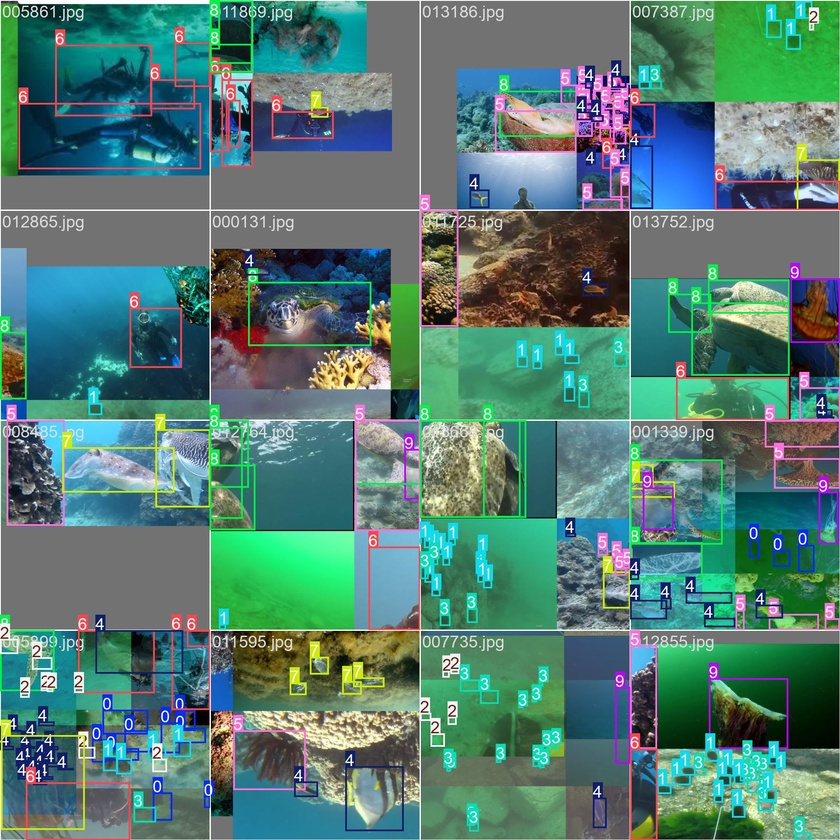
#> input picture notebooks/runs/ruod/yolov8m_raw/train_batch0.jpg, 840 x 840 px, shrunk from 1920 x 1920 before the run
$ python eval_rcc_wrcc.py --val_dir notebooks/runs/ruod/yolov8m_raw   (older library calls are emulated)
#> lines starting #> are read from the running program, lines starting #| are printed output that depends on the picture
### src/color_correction/rcc_wrcc.py
from typing import Tuple
import cv2
import numpy as np

def to_float_rgb(img: np.ndarray) -> np.ndarray:
    img = img.astype(np.float32)
    if img.max() > 1.5:  # likely [0,255]
        img = img / 255.0
    img = np.clip(img, 0.0, 1.0)
    return img


def from_float_rgb(img: np.ndarray) -> np.ndarray:
    img = np.clip(img * 255.0, 0.0, 255.0)
    return img.astype(np.uint8)

def guided_filter(I: np.ndarray, p: np.ndarray, r: int, eps: float) -> np.ndarray:
    ksize: Tuple[int, int] = (2 * r + 1, 2 * r + 1)

    mean_I = cv2.boxFilter(I, ddepth=-1, ksize=ksize, normalize=True)
    mean_p = cv2.boxFilter(p, ddepth=-1, ksize=ksize, normalize=True)
    mean_Ip = cv2.boxFilter(I * p, ddepth=-1, ksize=ksize, normalize=True)

    cov_Ip = mean_Ip - mean_I * mean_p

    mean_II = cv2.boxFilter(I * I, ddepth=-1, ksize=ksize, normalize=True)
    var_I = mean_II - mean_I * mean_I

    a = cov_Ip / (var_I + eps)
    b = mean_p - a * mean_I

    mean_a = cv2.boxFilter(a, ddepth=-1, ksize=ksize, normalize=True)
    mean_b = cv2.boxFilter(b, ddepth=-1, ksize=ksize, normalize=True)

    q = mean_a * I + mean_b
    return q

# RCC
# [15 lines left out: function rcc_rgb, not called in this run]

# WRCC
def wrcc_rgb(
    image_rgb: np.ndarray,
    alpha: float = 1.2,
    window_size: int = 9,
    guided_radius: int = 8,
    guided_eps: float = 1e-3,
    eps: float = 1e-6,
) -> np.ndarray:
    img = to_float_rgb(image_rgb)

    R = img[..., 0]
    G = img[..., 1]
    B = img[..., 2]

    ksize: Tuple[int, int] = (window_size, window_size)

    local_mean_R = cv2.boxFilter(R, ddepth=-1, ksize=ksize, normalize=True)
    local_mean_G = cv2.boxFilter(G, ddepth=-1, ksize=ksize, normalize=True)

    w_R = local_mean_R
    w_G = local_mean_G

    ratio = (w_G * G) / (w_R * R + eps)
    scale = np.power(ratio, alpha)

    R_prime = np.clip(R * scale, 0.0, 1.0)

    R_refined = guided_filter(
        I=G.astype(np.float32),
        p=R_prime.astype(np.float32),
        r=guided_radius,
        eps=guided_eps,
    )
    R_refined = np.clip(R_refined, 0.0, 1.0)

    out = np.stack([R_refined, G, B], axis=-1)
    return from_float_rgb(out)

### utils/quality_metrics.py
from typing import Tuple
import cv2
import numpy as np
from skimage.metrics import peak_signal_noise_ratio, structural_similarity


def to_float_rgb(img: np.ndarray) -> np.ndarray:
    img = img.astype(np.float32)
    if img.max() > 1.5:  # likely [0,255]
        img = img / 255.0
    img = np.clip(img, 0.0, 1.0)
    return img


def from_float_rgb(img: np.ndarray) -> np.ndarray:
    img = np.clip(img * 255.0, 0.0, 255.0)
    return img.astype(np.uint8)

# UCIQE = c1 * sigma_c + c2 * con_l + c3 * mu_s
def uciqe(image_rgb: np.ndarray) -> float:
    img = to_float_rgb(image_rgb)
    img_uint8 = from_float_rgb(img)

    lab = cv2.cvtColor(img_uint8, cv2.COLOR_RGB2LAB).astype(np.float32)
    L = lab[..., 0] * (100.0 / 255.0)  # scale to [0,100]
    a = lab[..., 1] - 128.0
    b = lab[..., 2] - 128.0

    chroma = np.sqrt(a ** 2 + b ** 2)
    sigma_c = np.std(chroma)

    con_l = float(np.max(L) - np.min(L))

    s = chroma / (L + 1e-6)
    mu_s = float(np.mean(s))

    c1, c2, c3 = 0.4680, 0.2745, 0.2576
    return float(c1 * sigma_c + c2 * con_l + c3 * mu_s)

def _uicm(image_rgb: np.ndarray) -> float:
    img = to_float_rgb(image_rgb)
    R = img[..., 0]
    G = img[..., 1]
    B = img[..., 2]

    rg = R - G
    yb = 0.5 * (R + G) - B

    mu_rg = float(np.mean(rg))
    mu_yb = float(np.mean(yb))
    sigma_rg = float(np.std(rg))
    sigma_yb = float(np.std(yb))

    uicm_val = (-0.0268 * mu_rg +
                 0.1586 * sigma_rg -
                 0.0240 * mu_yb +
                 0.1767 * sigma_yb)
    return float(uicm_val)


def _gradient_magnitude(channel: np.ndarray) -> np.ndarray:
    gx = cv2.Sobel(channel, cv2.CV_32F, 1, 0, ksize=3)
    gy = cv2.Sobel(channel, cv2.CV_32F, 0, 1, ksize=3)
    return np.sqrt(gx ** 2 + gy ** 2)


def _uism(image_rgb: np.ndarray) -> float:
    img = to_float_rgb(image_rgb)
    R = img[..., 0]
    G = img[..., 1]
    B = img[..., 2]

    Er = float(np.mean(_gradient_magnitude(R)))
    Eg = float(np.mean(_gradient_magnitude(G)))
    Eb = float(np.mean(_gradient_magnitude(B)))

    # standard luminance weights
    w_r, w_g, w_b = 0.299, 0.587, 0.114
    uism_val = w_r * Er + w_g * Eg + w_b * Eb
    return float(uism_val)


def _uiconm(image_rgb: np.ndarray) -> float:
    img = to_float_rgb(image_rgb)
    Y = 0.299 * img[..., 0] + 0.587 * img[..., 1] + 0.114 * img[..., 2]
    return float(np.std(Y))


def uiqm(image_rgb: np.ndarray) -> float:
    uicm_val = _uicm(image_rgb)
    uism_val = _uism(image_rgb)
    uiconm_val = _uiconm(image_rgb)

    c1, c2, c3 = 0.0282, 0.2953, 3.5753
    return float(c1 * uicm_val + c2 * uism_val + c3 * uiconm_val)

def luminance_contrast(image_rgb: np.ndarray) -> float:
    img = to_float_rgb(image_rgb)
    Y = 0.299 * img[..., 0] + 0.587 * img[..., 1] + 0.114 * img[..., 2]
    return float(np.std(Y))

# contrast_gain = contrast(enhanced) / contrast(original)
def contrast_gain(orig_rgb: np.ndarray, enhanced_rgb: np.ndarray) -> float:
    c_orig = luminance_contrast(orig_rgb)
    c_enh = luminance_contrast(enhanced_rgb)
    if c_orig < 1e-6:
        return 0.0
    return float(c_enh / c_orig)


# [10 lines left out: functions psnr_rgb, ssim_rgb, not called in this run]

### eval_rcc_wrcc.py
import argparse
import glob
import os
from typing import Dict, List, Optional

import cv2
import numpy as np

from src.color_correction.rcc_wrcc import rcc_rgb, wrcc_rgb
from utils.quality_metrics import uiqm, uciqe, contrast_gain


def list_images(root_dir: str,
                exts: List[str] = (".jpg", ".jpeg", ".png", ".bmp")) -> List[str]:
    files: List[str] = []
    for ext in exts:
        files.extend(glob.glob(os.path.join(root_dir, f"**/*{ext}"),
                               recursive=True))
    return sorted(files)


def save_enhanced_image(
    enhanced_rgb: np.ndarray,
    orig_path: str,
    val_root: str,
    method: str,
    alpha: float,
    window_size: Optional[int],
    guided_radius: Optional[int],
    out_root: str,
) -> None:
    rel_path = os.path.relpath(orig_path, val_root)
    rel_dir = os.path.dirname(rel_path)
    base = os.path.splitext(os.path.basename(rel_path))[0]

    if method == "rcc":
        cfg_name = f"rcc_a{alpha:.1f}"
    else:  # wrcc
        cfg_name = f"wrcc_a{alpha:.1f}_w{window_size}_r{guided_radius}"

    out_dir = os.path.join(out_root, cfg_name, rel_dir)
    os.makedirs(out_dir, exist_ok=True)

    out_path = os.path.join(out_dir, base + ".jpg")

    bgr = cv2.cvtColor(enhanced_rgb, cv2.COLOR_RGB2BGR)
    cv2.imwrite(out_path, bgr)


def evaluate_setting(
    image_paths: List[str],
    val_root: str,
    method: str,
    alpha: float,
    window_size: int = None,
    guided_radius: int = 8,
    save_imgs: bool = False,
    out_root: Optional[str] = None,
) -> Dict[str, float]:
    uiqm_vals: List[float] = []
    uciqe_vals: List[float] = []
    cg_vals: List[float] = []

    if save_imgs and out_root is None:
        raise ValueError("out_root must be provided when save_imgs=True.")

    for path in image_paths:
        bgr = cv2.imread(path)
        if bgr is None:
            continue
        rgb = cv2.cvtColor(bgr, cv2.COLOR_BGR2RGB)

        # ===== 方法分支 =====
        if method == "raw":
            # 不做任何增强，直接用原图
            enhanced = rgb
        elif method == "rcc":
            enhanced = rcc_rgb(rgb, alpha=alpha)
        elif method == "wrcc":
            if window_size is None:
                raise ValueError("window_size must be set for WRCC.")
            enhanced = wrcc_rgb(
                rgb,
                alpha=alpha,
                window_size=window_size,
                guided_radius=guided_radius,
            )
        else:
            raise ValueError(f"Unknown method: {method}")
        # =====================

        uiqm_vals.append(uiqm(enhanced))
        uciqe_vals.append(uciqe(enhanced))
        # 对比度增益：raw 时就是对自己比，看你的实现一般会得到 1.0 或类似基准
        cg_vals.append(contrast_gain(rgb, enhanced))

        if save_imgs and method != "raw":
            # 原图一般不需要重复保存
            save_enhanced_image(
                enhanced_rgb=enhanced,
                orig_path=path,
                val_root=val_root,
                method=method,
                alpha=alpha,
                window_size=window_size,
                guided_radius=guided_radius,
                out_root=out_root,
            )

    if not uiqm_vals:
        return {"uiqm": 0.0, "uciqe": 0.0, "contrast_gain": 0.0}

    return {
        "uiqm": float(np.mean(uiqm_vals)),
        "uciqe": float(np.mean(uciqe_vals)),
        "contrast_gain": float(np.mean(cg_vals)),
    }


def parse_args() -> argparse.Namespace:
    parser = argparse.ArgumentParser(
        description="Evaluate RCC / WRCC on underwater images.")
    parser.add_argument(
        "--val_dir",
        type=str,
        required=True,
        help="Path to validation image directory (e.g., RUOD val images).",
    )
    parser.add_argument(
        "--methods",
        type=str,
        default="both",
        choices=["rcc", "wrcc", "both"],
        help="Which method(s) to evaluate.",
    )
    parser.add_argument(
        "--save_imgs",
        action="store_true",
        help="If set, save enhanced images for each setting.",
    )
    parser.add_argument(
        "--out_dir",
        type=str,
        default="results/rcc_wrcc_images",
        help="Root directory to save enhanced images (used if --save_imgs).",
    )
    return parser.parse_args()


def main() -> None:
    args = parse_args()

    val_dir = args.val_dir
    image_paths = list_images(val_dir)
    print(f"[INFO] Found {len(image_paths)} images in {val_dir}")

    if not image_paths:
        print("[ERROR] No images found. Check --val_dir.")
        return

    results: List[dict] = []

    # [32 lines of commented-out code are left out]

    if args.methods in ("wrcc", "both"):
        for alpha in [0.5]:
            for w in [9]:
                for r in [2]:
                    metrics = evaluate_setting(
                        image_paths=image_paths,
                        val_root=val_dir,
                        method="wrcc",
                        alpha=alpha,
                        window_size=w,
                        guided_radius=r,
                        save_imgs=args.save_imgs,
                        out_root=args.out_dir,
                    )
#> in evaluate_setting, bgr is the input picture: shape (840, 840, 3); mean B, G, R 114.9, 123.7, 84.3
#> in wrcc_rgb, `out = np.stack([R_refined, G, B], axis=-1)`:
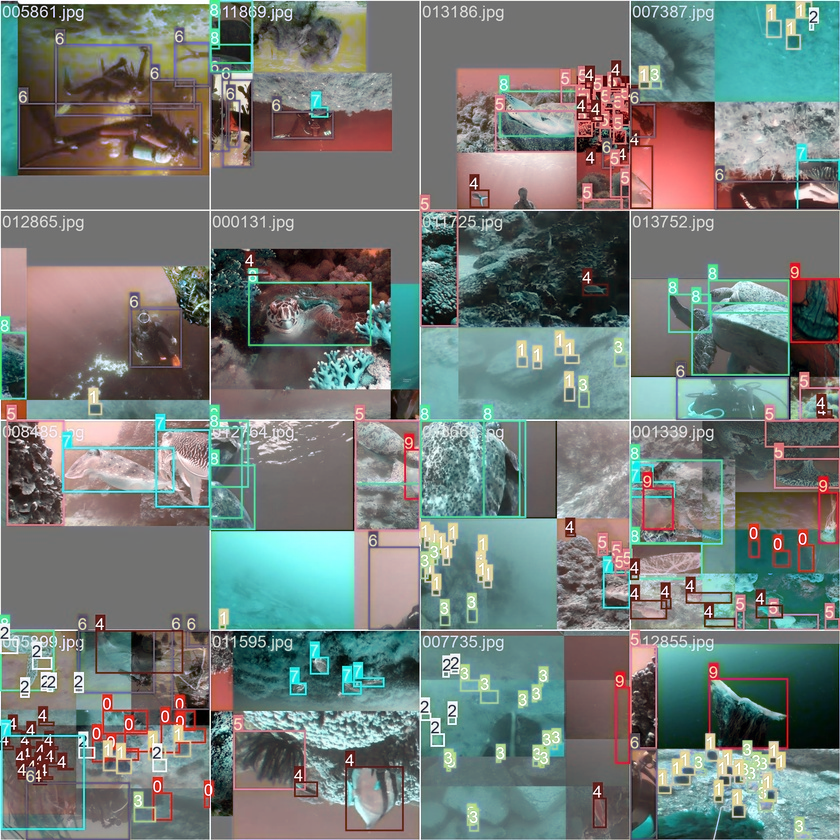
#> out: shape (840, 840, 3) float32; mean of channels 0, 1, 2 0.472, 0.485, 0.451; drawn as B, G, R
#> in _uicm, `yb = 0.5 * (R + G) - B`:
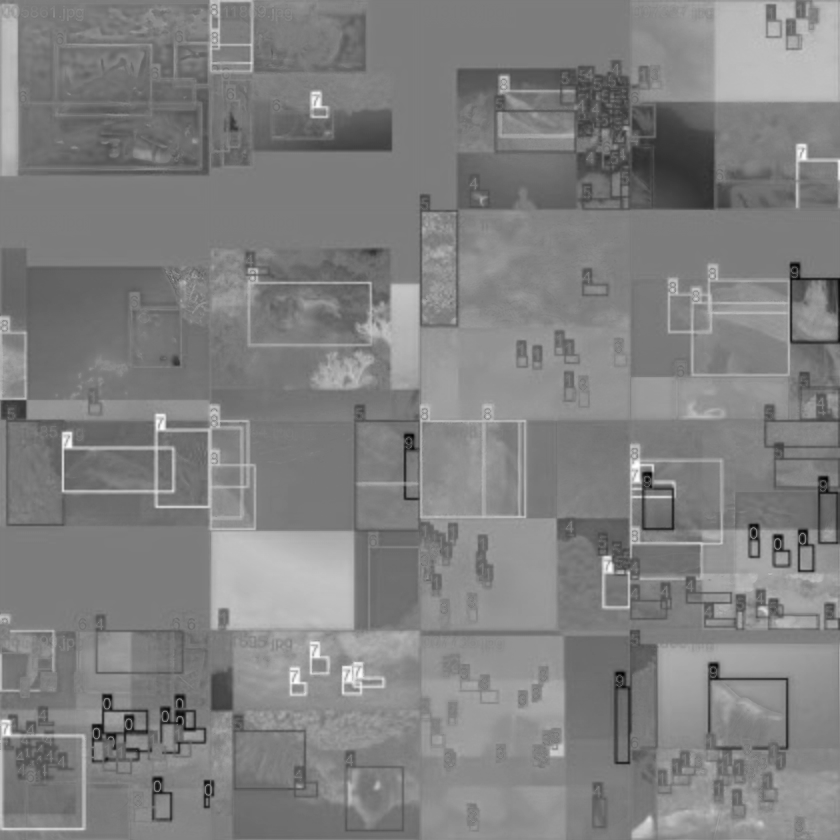
#> yb: shape (840, 840) float32; min -0.906, max 0.939, mean 0.0267; drawn with min black and max white
#> in _uicm, `mu_rg = float(np.mean(rg))`: mu_rg = -0.0152
#> in _uicm, `mu_yb = float(np.mean(yb))`: mu_yb = 0.0267
#> in _uicm, `sigma_rg = float(np.std(rg))`: sigma_rg = 0.0513
#> in _uicm, `sigma_yb = float(np.std(yb))`: sigma_yb = 0.173
#> in _uicm, `uicm_val = (-0.0268 * mu_rg + 0.1586 * sigma_rg - 0.0240 * mu_yb + 0.1..`: uicm_val = 0.0385
#> in _uism, `Er = float(np.mean(_gradient_magnitude(R)))`: Er = 0.359
#> in _uism, `Eg = float(np.mean(_gradient_magnitude(G)))`: Eg = 0.368
#> in _gradient_magnitude (call 3), `return np.sqrt(gx ** 2 + gy ** 2)`:
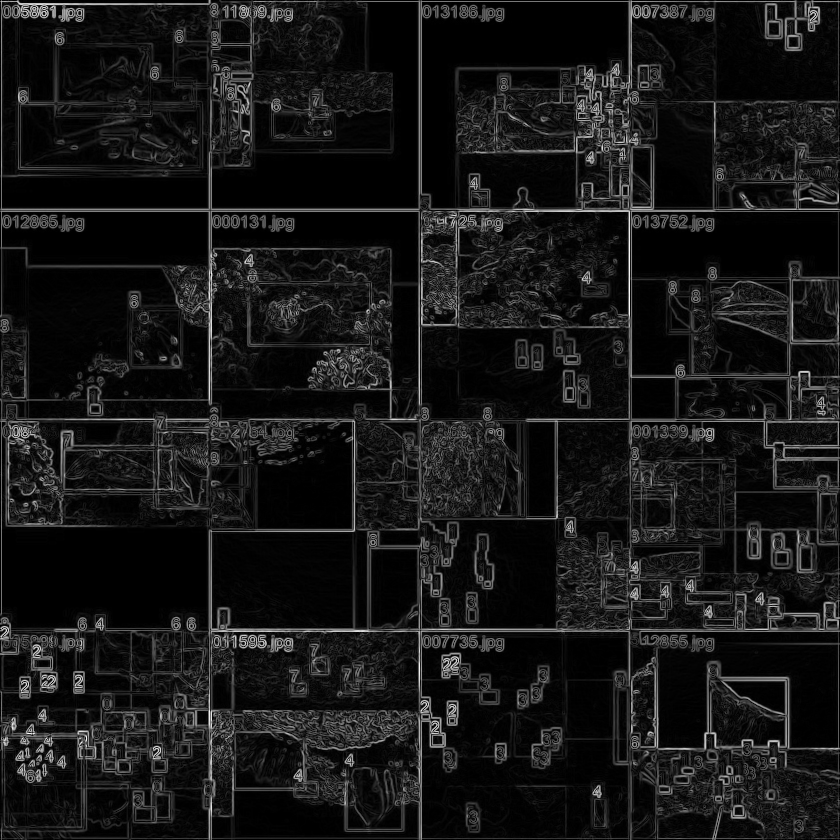
#> returned value: shape (840, 840) float32; min 0, max 4.01, mean 0.365; drawn with min black and max white
#> in _uism, `Eb = float(np.mean(_gradient_magnitude(B)))`: Eb = 0.365
#> in uiqm, `uiconm_val = _uiconm(image_rgb)`: uiconm_val = 0.197
#> in uciqe, `lab = cv2.cvtColor(img_uint8, cv2.COLOR_RGB2LAB).astype(np.float32)`:
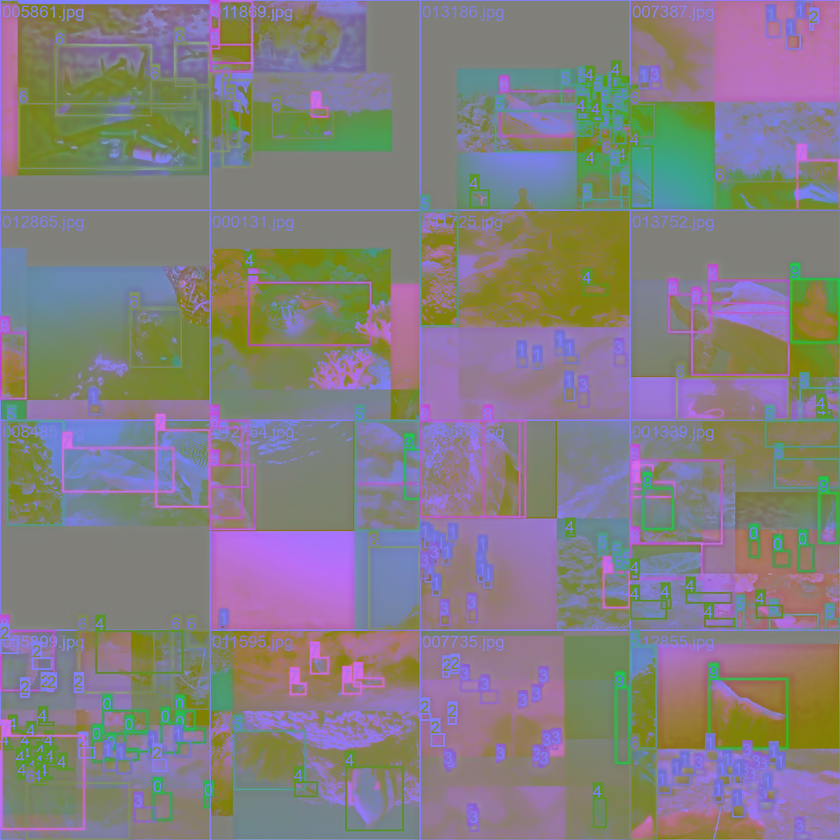
#> lab: shape (840, 840, 3) float32; mean of channels 0, 1, 2 129.8, 126.5, 131.9; drawn as B, G, R
#> in uciqe, `L = lab[..., 0] * (100.0 / 255.0)`:
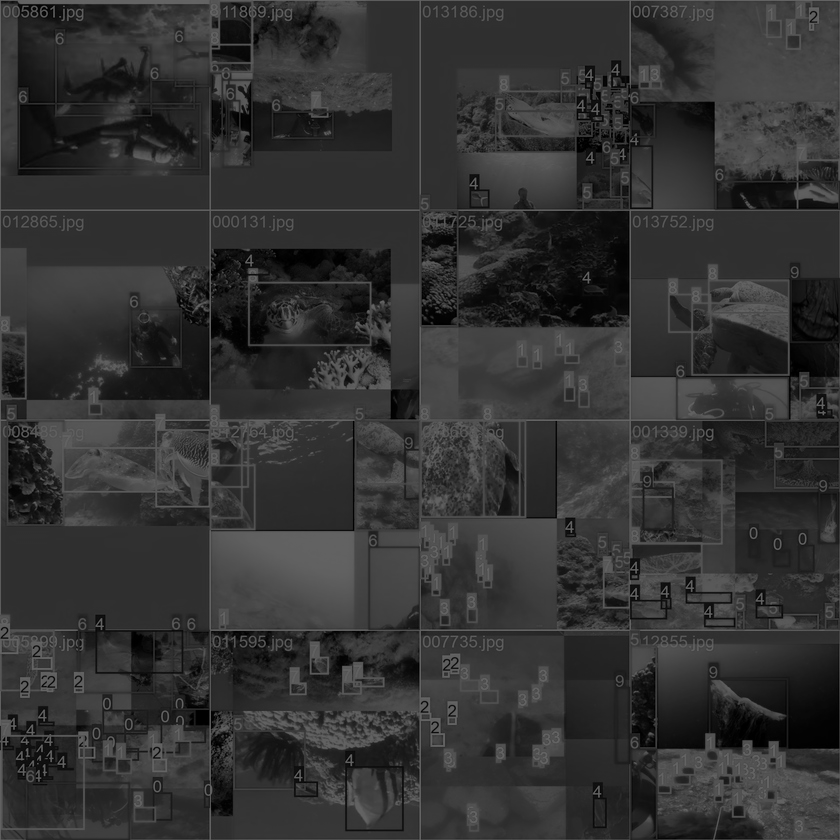
#> L: shape (840, 840) float32; min 0, max 100, mean 50.9
#> in uciqe, `chroma = np.sqrt(a ** 2 + b ** 2)`:
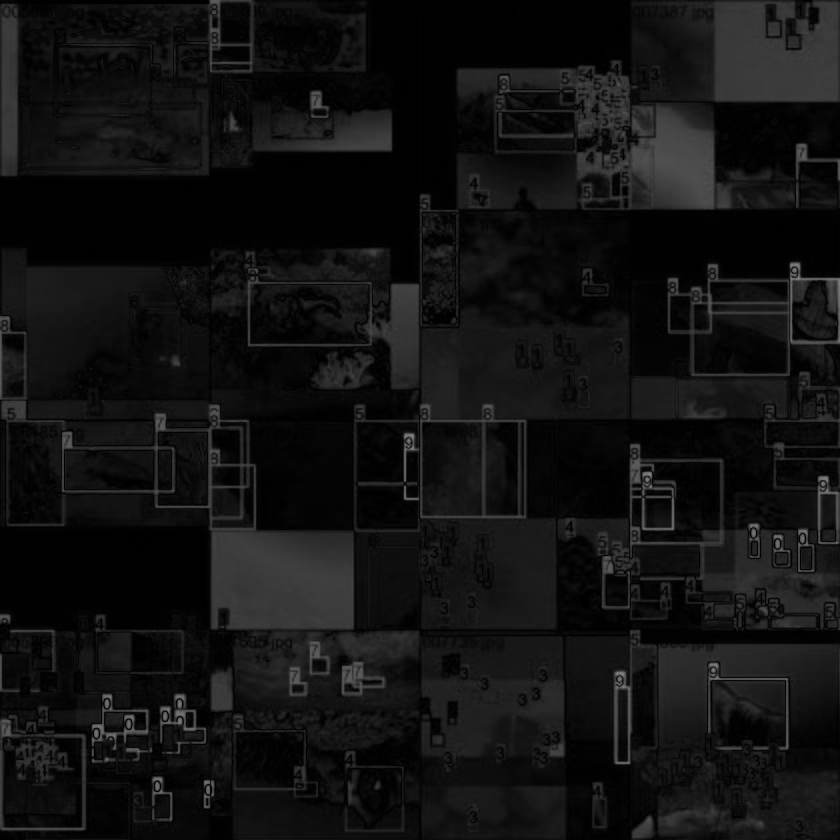
#> chroma: shape (840, 840) float32; min 0, max 130.2, mean 18.1
#> in uciqe, `sigma_c = np.std(chroma)`: sigma_c = 17.64
#> in uciqe, `con_l = float(np.max(L) - np.min(L))`: con_l = 100
#> in uciqe, `mu_s = float(np.mean(s))`: mu_s = 369.5
#> in contrast_gain, `c_orig = luminance_contrast(orig_rgb)`: c_orig = 0.18
#> in contrast_gain, `c_enh = luminance_contrast(enhanced_rgb)`: c_enh = 0.197
                    cfg = {
                        "method": "wrcc",
                        "alpha": alpha,
                        "window_size": w,
                        "guided_radius": r,
                    }
                    print("\nConfig:", cfg)
                    print("Metrics:", metrics)
                    results.append({**cfg, **metrics})

    results_sorted = sorted(results, key=lambda x: x["uiqm"], reverse=True)

    print("\n======================")
    print("Top configs by UIQM")
    print("======================")
    for r in results_sorted[:10]:
        print(r)


if __name__ == "__main__":
    main()
